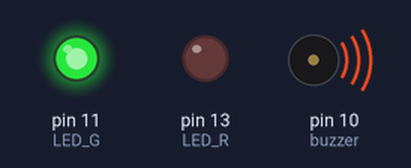
Simulated run of this sketch. Board: Arduino Uno, built with avr-gcc and run on an emulated ATmega328P. Parts: output pins drawn as LEDs (lit = HIGH), buzzer (waves = sounding).

Above: at 0.2 s.
At 17.7 s:
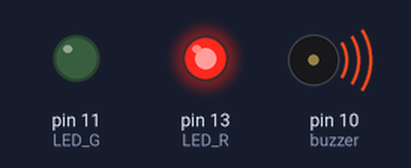
At 27.9 s:
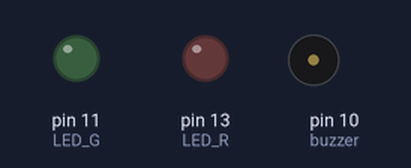
Timing chart, 0 to 32.5 s (numbered marks = the images above):
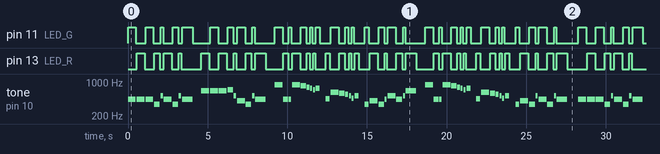

The sketch:

Star_Wars.ino
```cpp
/*******************************************************************************
* RoboCore Kit Iniciante V8 para Arduino - Star Wars *
*******************************************************************************/

const int buzzer = 10;
const int LED_G = 11;
const int LED_R = 13;

const int c = 261;
const int d = 294;
const int e = 329;
const int f = 349;
const int g = 391;
const int gS = 415;
const int a = 440;
const int aS = 455;
const int b = 466;
const int cH = 523;
const int cSH = 554;
const int dH = 587;
const int dSH = 622;
const int eH = 659;
const int fH = 698;
const int fSH = 740;
const int gH = 784;
const int gSH = 830;
const int aH = 880;

int counter = 0;

void setup() {
  pinMode(buzzer, OUTPUT); // Configura o pino do Buzzer como saída
  pinMode(LED_G, OUTPUT); // Configura o pino do LED verde como saída
  pinMode(LED_R, OUTPUT); // Configura o pino do LED vermelho como saída
}

void loop() {

  firstSection();

  secondSection();

  //Variant 1
  beep(f, 250);
  beep(gS, 500);
  beep(f, 350);
  beep(a, 125);
  beep(cH, 500);
  beep(a, 375);
  beep(cH, 125);
  beep(eH, 650);

  delay(500);

  //Repeat second section
  secondSection();

  //Variant 2
  beep(f, 250);
  beep(gS, 500);
  beep(f, 375);
  beep(cH, 125);
  beep(a, 500);
  beep(f, 375);
  beep(cH, 125);
  beep(a, 650);

  delay(650);
}

void beep(int note, int duration) {
  //Play tone on buzzerPin
  tone(buzzer, note, duration);

  //Play different LED depending on value of 'counter'
  if(counter % 2 == 0) {
    digitalWrite(LED_G, HIGH);
    delay(duration);
    digitalWrite(LED_G, LOW);
  } else {
    digitalWrite(LED_R, HIGH);
    delay(duration);
    digitalWrite(LED_R, LOW);
  }

  //Stop tone on buzzerPin
  noTone(buzzer);

  delay(50);

  //Increment counter
  counter++;
}

void firstSection() {
  beep(a, 500);
  beep(a, 500);
  beep(a, 500);
  beep(f, 350);
  beep(cH, 150);
  beep(a, 500);
  beep(f, 350);
  beep(cH, 150);
  beep(a, 650);

  delay(500);

  beep(eH, 500);
  beep(eH, 500);
  beep(eH, 500);
  beep(fH, 350);
  beep(cH, 150);
  beep(gS, 500);
  beep(f, 350);
  beep(cH, 150);
  beep(a, 650);

  delay(500);
}

void secondSection() {
  beep(aH, 500);
  beep(a, 300);
  beep(a, 150);
  beep(aH, 500);
  beep(gSH, 325);
  beep(gH, 175);
  beep(fSH, 125);
  beep(fH, 125);
  beep(fSH, 250);

  delay(325);

  beep(aS, 250);
  beep(dSH, 500);
  beep(dH, 325);
  beep(cSH, 175);
  beep(cH, 125);
  beep(b, 125);
  beep(cH, 250);

  delay(350);
}
```

Measured:
- by itself, pin 11 (LED_G), pin 13 (LED_R): moves between LOW and HIGH, repeating every 28.3 s
- by itself, tone on pin 10 (buzzer): plays 440 Hz for 0.50 s, 440 Hz for 0.50 s, 440 Hz for 0.50 s, 349 Hz for 0.35 s, 523 Hz for 0.15 s, 440 Hz for 0.50 s … (304 notes in this stretch)
